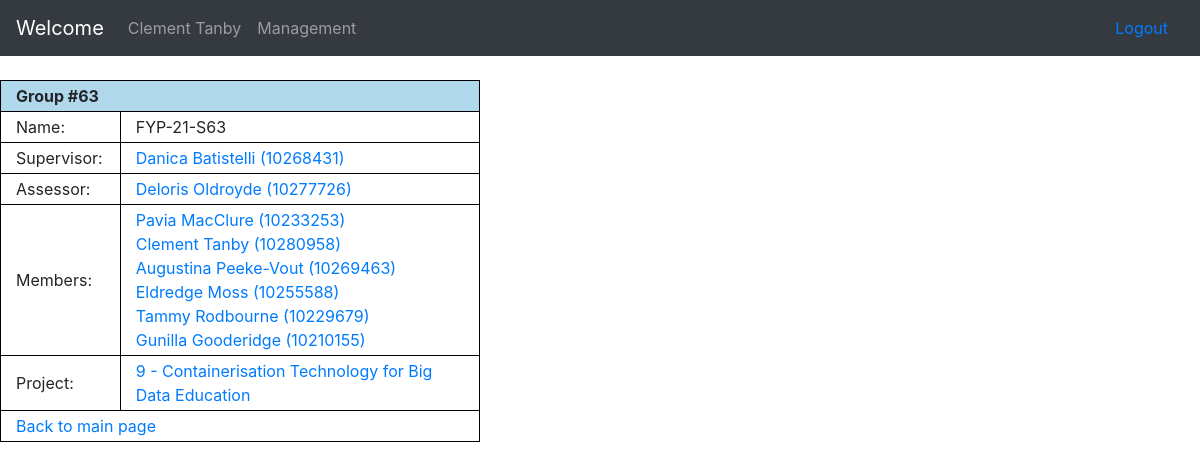
Page /view_group.php (signed in) on the committed database.
### tables this page shows
CREATE TABLE IF NOT EXISTS `accounts` (
  `sim_id` varchar(10) NOT NULL,
  `uow_id` varchar(10) NOT NULL,
  `name` tinytext NOT NULL,
  `password` varchar(64) NOT NULL,
  `phone` varchar(16) DEFAULT NULL,
  `sim_email` varchar(64) DEFAULT NULL,
  `personal_email` varchar(64) DEFAULT NULL,
  `show_phone` tinyint(1) NOT NULL DEFAULT '0',
  `show_email` tinyint(1) NOT NULL DEFAULT '0',
  `type` int(1) NOT NULL COMMENT '0 = Faculty, 1 = Full-time Student, 2 = Part-time Student, 8 = Admin, 9 = Superadmin',
  `majors` json DEFAULT NULL COMMENT 'Faculty => JSON of varchar(8)+,\r\nStudent = JSON of 1 varchar(8) -\r\n[majors.id]',
  `choices` json DEFAULT NULL COMMENT 'Students only -\r\nJSON of varchar(8) [projects.id]',
  `year` smallint(4) DEFAULT NULL COMMENT 'Students only',
  `quarter` tinyint(1) DEFAULT NULL COMMENT 'Students only (1, 2, 3, or 4)',
  PRIMARY KEY (`sim_id`),
  UNIQUE KEY `accounts_uow_id` (`uow_id`),
  KEY `accounts_year_quarter` (`year`,`quarter`) USING BTREE,
  KEY `accounts_type` (`type`),
  KEY `accounts_sim_email` (`sim_email`) USING BTREE,
  KEY `accounts_personal_email` (`personal_email`)
);

CREATE TABLE IF NOT EXISTS `groups` (
  `id` int(8) NOT NULL AUTO_INCREMENT,
  `name` varchar(32) DEFAULT NULL,
  `supervisor` varchar(10) DEFAULT NULL,
  `assessor` varchar(10) DEFAULT NULL,
  `members` json NOT NULL COMMENT 'JSON of int(10) [accounts.id]',
  `project` varchar(24) DEFAULT NULL,
  PRIMARY KEY (`id`),
  UNIQUE KEY `groups_name` (`name`) USING BTREE,
  KEY `groups_fk_supervisor` (`supervisor`) USING BTREE,
  KEY `groups_fk_project` (`project`) USING BTREE,
  KEY `groups_fk_assessor` (`assessor`)
);

CREATE TABLE IF NOT EXISTS `projects` (
  `id` int(11) NOT NULL AUTO_INCREMENT,
  `proj_id` varchar(24) NOT NULL,
  `name` varchar(64) NOT NULL,
  `description` text NOT NULL,
  `year` smallint(4) NOT NULL,
  `quarter` tinyint(1) NOT NULL,
  PRIMARY KEY (`id`),
  UNIQUE KEY `projects_proj_id` (`proj_id`),
  KEY `projects_year_quarter` (`year`,`quarter`)
);

### include/funcs/sql_funcs.php (called while the page is built, shortened)
<?php
	require_once(dirname(__FILE__)."/../class/ClassAccount.php");
	require_once(dirname(__FILE__)."/../class/ClassGroup.php");
	require_once(dirname(__FILE__)."/../class/ClassProject.php");
	function str_clean(&$string){
		return mysqli_real_escape_string($GLOBALS['mysql_link'], trim($string));
	}
	function db_query($query){
		$result = mysqli_query($GLOBALS['mysql_link'], $query);
		$error = mysqli_error($GLOBALS['mysql_link']);
		return $result;
	}
	function get_account($id, $type = ""){
		str_clean($id);
		str_clean($type);
		if($type == ""){
			$type = mysqli_fetch_assoc(db_query("SELECT `type` FROM `accounts` WHERE `sim_id` = '{$id}';"))['type'];
		}
		if($type == 1 || $type == 2){
			return new Student($id);
		}elseif($type == 8 || $type == 9){
			return new Admin($id);
		}elseif($type == 0){
			return new Faculty($id);
		}
		return false;
	}
	function get_project($id, $from = "id"){
		if(is_array($id)){
			array_walk_recursive($id, function(&$value, $key){
				str_clean($value);
				$value = htmlspecialchars($value);
			});
			$output = [];
			foreach($id as $i){
				try{
					$output[] = get_project($i, $from);
				}catch(Exception $e){
					continue;
				}
			}
			return $output;
		}else{
			str_clean($id);
			return new Project($id, $from);
		}
	}
	function get_group($id){
		if(is_array($id)){
			array_walk_recursive($id, function(&$value, $key){
				str_clean($value);
				$value = htmlspecialchars($value);
			});
			$output = [];
			foreach($id as $i){
				try{
					$output[] = get_group($i);
				}catch(Exception $e){
					continue;
				}
			}
			return $output;
		}else{
			str_clean($id);
			return new Group($id);
		}
	}
	function get_group_by_member($member_id){
		str_clean($member_id);
		$group = mysqli_fetch_assoc(db_query("SELECT `id` FROM `groups` WHERE JSON_CONTAINS(`members`, '\"{$member_id}\"');"));
		return get_group($group['id']);
	}
?>

### include/class/ClassAccount.php (called while the page is built, shortened)
<?php
	require_once (dirname(__FILE__)."/../funcs/sql_funcs.php");
	abstract class Account{
		private	$name;
		protected $account_type;
		public function __construct($id){
			$id = str_clean($id);
			$query = db_query("SELECT * FROM `accounts` WHERE `sim_id` = '{$id}' LIMIT 1;");
			$result = mysqli_fetch_assoc($query);
			if(mysqli_num_rows($query) == 1){
				$this->sim_id = $result['sim_id'];
				$this->name = $result['name'];
				$this->account_type = $result['type'];
				$this->raw = $result;
			}else{
				throw new Exception("Account not found.");
			}
		}
		public function get_name(){
			return $this->name;
		}
		public function is_faculty(){
			return $this->account_type == 0;
		}
	}
?>

### include/class/ClassStudent.php (called while the page is built, shortened)
<?php
	require_once (dirname(__FILE__)."/../funcs/sql_funcs.php");
	class Student extends Account{
		public function __construct($id){
			parent::__construct($id);
		}
	}
?>

### include/class/ClassGroup.php (called while the page is built, shortened)
<?php
	require_once (dirname(__FILE__)."/../funcs/sql_funcs.php");
	class Group{
		private	$name;
		private	$project;
		private	$supervisor;
		private	$assessor;
		private	$members = [];
		public function __construct($id){
			$id = str_clean($id);
			$query = db_query("SELECT * FROM `groups` WHERE `id` = '{$id}' LIMIT 1;");
			$result = mysqli_fetch_assoc($query);
			if(mysqli_num_rows($query) == 1){
				$this->id = $result['id'];
				$this->name = $result['name'];
				$this->project = get_project($result['project'], "proj_id");
				$this->supervisor = get_account($result['supervisor']);
				$this->assessor = get_account($result['assessor']);
				foreach(json_decode($result['members']) as $member){
					$this->members[] = get_account($member);
				}
			}else{
				throw new Exception("Group not found.");
			}
		}
		public function get_name(){
			return $this->name;
		}
		public function get_project(){
			return $this->project;
		}
		public function get_supervisor(){
			return $this->supervisor;
		}
		public function get_assessor(){
			return $this->assessor;
		}
		public function get_members(){
			return $this->members;
		}
	}
?>

### include/class/ClassProject.php (called while the page is built, shortened)
<?php
	require_once (dirname(__FILE__)."/../funcs/sql_funcs.php");
	class Project{
		private	$name;
		public function __construct($id, $from = "id"){
			$id = str_clean($id);
			$query = db_query("SELECT * FROM `projects` WHERE `{$from}` = '{$id}' LIMIT 1;");
			$result = mysqli_fetch_assoc($query);
			if(mysqli_num_rows($query) == 1){
				$this->id = $result['id'];
				$this->name = $result['name'];
			}else{
				throw new Exception("Project not found.");
			}
		}
		public function get_name(){
			return $this->name;
		}
	}
?>

### include/class/ClassFaculty.php (called while the page is built, shortened)
<?php
	require_once (dirname(__FILE__)."/../funcs/sql_funcs.php");
	class Faculty extends Account{
		public function __construct($id){
			parent::__construct($id);
		}
	}
?>

### view_group.php (the view, shortened to what this page needs)
<?php
	require_once("include/funcs/sql_funcs.php");
	$account = get_account($_SESSION["id"]);
	$group = null;
	$group_array = null;
	if($account->is_student()){
		$group = get_group_by_member($account->sim_id);
	}elseif(isset($_GET['g'])){
		$group = get_group($_GET['g']);
		$title_extra = " (". $group->id .")";
	}elseif($account->is_faculty()){
		$group_array = get_group_by_faculty($account->sim_id);
		$title_extra = "s";
	}
?>
<!DOCTYPE html>
<html lang='en'>
	<head>
		<link rel='stylesheet' href='include/css/main.css' />
	</head>
	<body>
		<?php
			include("include/templates/header.php");
			if($account->is_faculty() && !isset($_GET['g'])){
				foreach($group_array as $group){
					$supervisor_background = "";
					$assessor_background = "";
					$supervisor_field = "{$group->get_supervisor()->get_name()} ({$group->get_supervisor()->sim_id})";
					$assessor_field = "{$group->get_assessor()->get_name()} ({$group->get_assessor()->sim_id})";
					if($group->get_supervisor()->get_name() == $account->get_name()){
						$supervisor_background = "background-color:#BCE2BE";
					}else{
						$supervisor_field = "<a href='view_account?a={$group->get_supervisor()->sim_id}'>{$supervisor_field}</a>";
					}
					if($group->get_assessor()->get_name() == $account->get_name()){
						$assessor_background = "background-color:#BCE2BE";
					}else{
						$assessor_field = "<a href='view_account?a={$group->get_assessor()->sim_id}'>{$assessor_field}</a>";
					}
		?>
					<table id='view_group' class='basic_table' style='width:40%;'>
						<tr>
							<td colspan='2'>
								Group #<?= $group->id ?>
							</td>
						</tr>
						<tr>
							<td style='width:25%;'>
								Name:
							</td>
							<td>
								<?= $group->get_name() ?>
							</td>
						</tr>
						<tr>
							<td style='<?= $supervisor_background ?>'>
								Supervisor:
							</td>
								<td style='<?= $supervisor_background ?>'>
									<?= $supervisor_field ?>
							</td>
						</tr>
						<tr>
							<td style='<?= $assessor_background ?>'>
								Assessor:
							</td>
							<td style='<?= $assessor_background ?>'>
								<?= $assessor_field ?>
							</td>
						</tr>
						<tr>
							<td style='width:25%;'>
								Members:
							</td>
							<td>
								<?php
									foreach($group->get_members() as $member){
								?>
										<a href='view_account?a=<?= $member->sim_id ?>'>
											<?= $member->get_name() ?> (<?= $member->sim_id ?>)
										</a>
										<br />
								<?php
									}
								?>
							</td>
						</tr>
						<tr>
							<td style='width:25%;'>
								Project:
							</td>
							<td>
								<a href='view_project?p=<?= $group->get_project()->id ?>'>
									<?= $group->get_project()->id ?> - <?= $group->get_project()->get_name() ?>
								</a>
							</td>
						</tr>
					</table>
					<br />
		<?php
				}
		?>
				<a href='home.php'>Back to main page</a>
		<?php
			}else{
		?>
				<table id='view_group' class='basic_table' style='width:40%;'>
					<tr>
						<td colspan='2'>
							Group #<?= $group->id ?>
						</td>
					</tr>
					<tr>
						<td style='width:25%;'>
							Name:
						</td>
						<td>
							<?= $group->get_name() ?>
						</td>
					</tr>
					<tr>
						<td style='width:25%;'>
							Supervisor:
						</td>
						<td>
							<?= (is_null($group->get_supervisor()) ? "" : "<a href='view_account?a={$group->get_supervisor()->sim_id}'>{$group->get_supervisor()->get_name()} ({$group->get_supervisor()->sim_id})</a>") ?>
						</td>
					</tr>
					<tr>
						<td style='width:25%;'>
							Assessor:
						</td>
						<td>
							<?= (is_null($group->get_assessor()) ? "" : "<a href='view_account?a={$group->get_assessor()->sim_id}'>{$group->get_assessor()->get_name()} ({$group->get_assessor()->sim_id})</a>") ?>
						</td>
					</tr>
					<tr>
						<td style='width:25%;'>
							Members:
						</td>
						<td>
							<?php
								foreach($group->get_members() as $member){
							?>
									<a href='view_account?a=<?= $member->sim_id ?>'>
										<?= $member->get_name() ?> (<?= $member->sim_id ?>)
									</a>
									<br />
							<?php
								}
							?>
						</td>
					</tr>
					<tr>
						<td style='width:25%;'>
							Project:
						</td>
						<td>
							<a href='view_project?p=<?= $group->get_project()->id ?>'>
								<?= $group->get_project()->id ?> - <?= $group->get_project()->get_name() ?>
							</a>
						</td>
					</tr>
					<tr>
						<td colspan='2'>
							<a href='home.php'>
								Back to main page
							</a>
						</td>
					</tr>
				</table>
		<?php
			}
		?>
	</body>
</html>

### include/templates/header.php (shortened to what this page needs)
<link href="include/css/bootstrap.min.css" rel="stylesheet" id="bootstrap-css">
<div class="navbar navbar-expand-md navbar-dark bg-dark mb-4" role="navigation">
    <a class="navbar-brand" href="home.php">Welcome </a>
    <div class="collapse navbar-collapse" id="navbarCollapse">
        <ul class="navbar-nav mr-auto">
            <li class="nav-item">
				<a class="nav-link"  href='view_account.php?a=<?= $account->sim_id ?>'>
					<?= $account->get_name() ?>
				</a>
            </li>
			<li class="nav-item">
				<a class="nav-link" href="management.php">Management</a>
			</li>
        </ul>
		<a class="nav-link" href="logout.php">Logout</a>
    </div>
</div>

### include/css/main.css (style rules this page uses)
.basic_table { border: 1px solid #000000; border-collapse: collapse; }
.basic_table tr td { border: 1px solid #000000; padding: 3px 15px; }
.basic_table tr:first-child td { background-color:#B0D8EA; font-weight: bold; }
.project_table th, td { padding: 8px; text-align: left; border-bottom: 1px solid #ddd; }

### include/templates/header.php (style rules this page uses)
.navbar { z-index:1; }

### rows in the picture
accounts: name "Clement Tanby", sim_id "10280958"
groups: id "63", name "FYP-21-S63"
accounts: name "Danica Batistelli", sim_id "10268431"
accounts: name "Deloris Oldroyde", sim_id "10277726"
accounts: name "Pavia MacClure", sim_id "10233253"
accounts: name "Augustina Peeke-Vout", sim_id "10269463"
accounts: name "Eldredge Moss", sim_id "10255588"
accounts: name "Tammy Rodbourne", sim_id "10229679"
accounts: name "Gunilla Gooderidge", sim_id "10210155"
projects: id "9", name "Containerisation Technology for Big Data Education"
